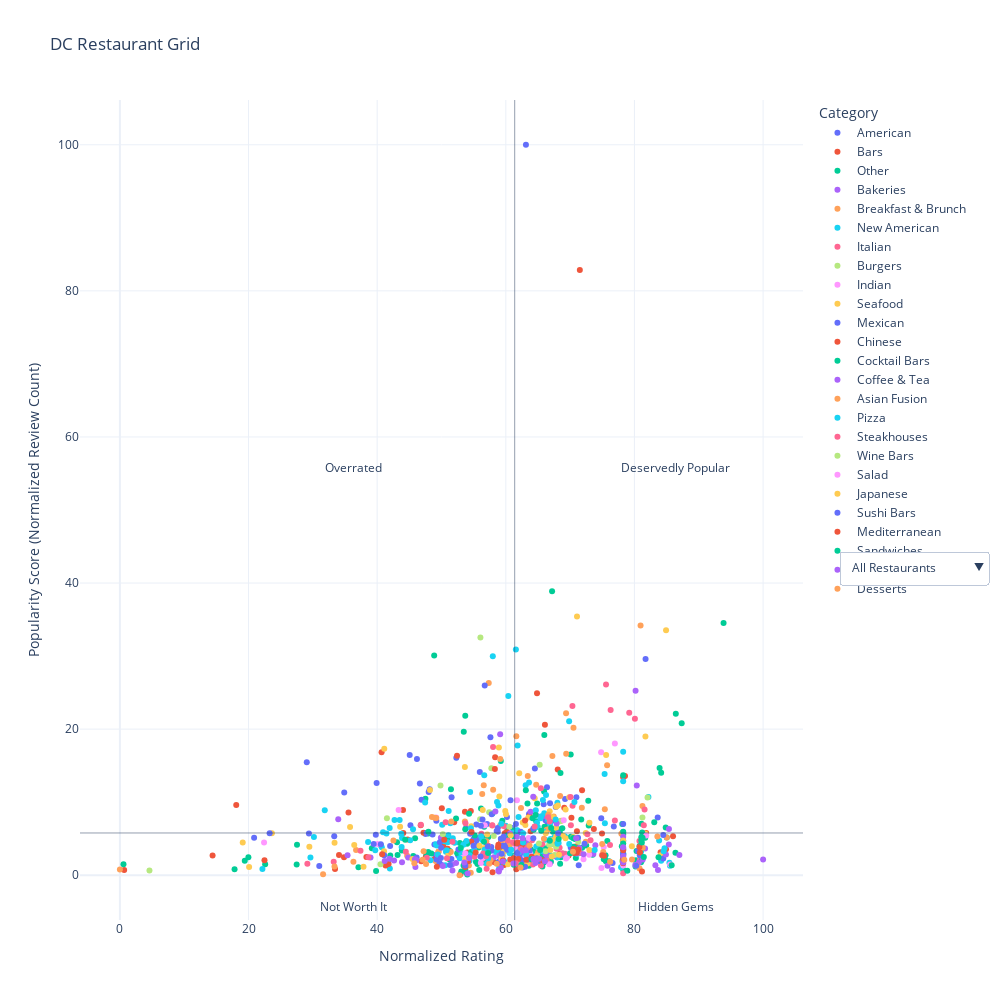

Notebook code for this chart:
### Code cell
import plotly.express as px
# Find averages for quadrant lines
x_avg = new_df['normalized_rating'].mean()
y_avg = new_df['normalized_total_reviews'].mean()

# Create Scatter
fig = px.scatter(
    new_df,
    x="normalized_rating",
    y="normalized_total_reviews",
    color="main_category",
    hover_name="name",
    custom_data=["name", "price", "average_rating", "rounded_normalized_rating", "total_reviews"],
    title="DC Restaurant Grid",
    labels={"main_category": "Category"},
    # text='name'
)

# Update the hover template to include only 'name' and 'price'
fig.update_traces(
    hovertemplate="<b>%{hovertext}</b><br>Name: %{customdata[0]}<br>Price: %{customdata[1]}<br>Rating: %{customdata[2]}<br>Normalized Rating: %{customdata[3]}<br>Review Count: %{customdata[4]:,}"
)

# Add quadrant Lines: https://stackoverflow.com/questions/73278985/how-can-i-add-annotations-outside-a-plotly-quandrant-chart
fig.add_vline(x=x_avg, line_width=1, opacity=0.5)
fig.add_hline(y=y_avg, line_width=1, opacity=0.5)

# Add quadrant text
fig.add_annotation(x=x_avg + 25, y=y_avg + 50, 
            text="Deservedly Popular",
            showarrow=False)
fig.add_annotation(x=x_avg + 25, y=y_avg - 10, 
            text="Hidden Gems",
            showarrow=False)
fig.add_annotation(x=x_avg - 25, y=y_avg + 50,
            text="Overrated",
            showarrow=False)
fig.add_annotation(x=x_avg - 25, y=y_avg - 10, 
            text="Not Worth It",
            showarrow=False)

category_options = [
    {
        "label": "All Restaurants",
        "method": "update",
        "args": [
            {"visible": [True] * len(new_df)},
            {"title.text": "DC Restaurant Grid - All Restaurants"},
        ],
    }
]

for category in new_df["main_category"].unique():
    category_bools = new_df["main_category"] == category
    category_options += [
        {
            "label": category,
            "method": "update",
            "args": [
                {"visible": category_bools},
                {"title.text": f"DC Restaurant Grid - Category: {category}"},
            ],
        }
    ]

# Add the dropdown menu
fig.update_layout(
    updatemenus=[
        {
            "buttons": category_options,
            "direction": "down",
            "showactive": True,
            "x": 1.05,
            "xanchor": "left",
            "y": 0.45,
            "yanchor": "top",
        }
    ]
)

# Clean
fig.update_layout(
    template="plotly_white",
    xaxis_title="Normalized Rating",
    yaxis_title="Popularity Score (Normalized Review Count)",
    height=1000,  # Set the height
    width=1000,  # Set the width
)

# fig.update_traces(textposition='top center')

# Display
fig.show()
